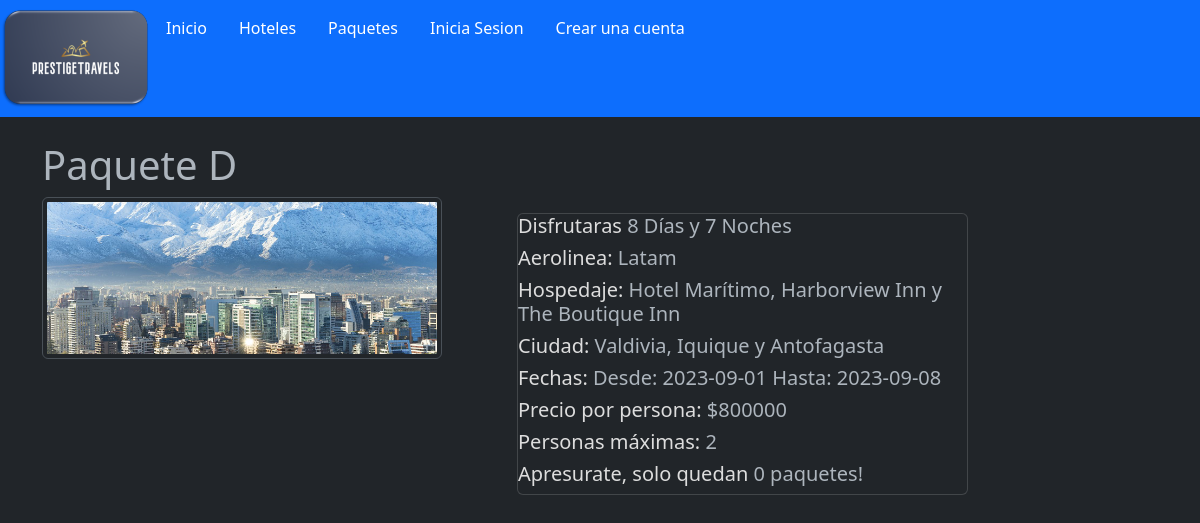
Page /Web_PrestigeTravels/detallePaquete.php?id=3 on the committed database.
### tables this page shows
CREATE TABLE `paquete` (
  `cod_paquete` int(20) NOT NULL,
  `nombre_paquete` varchar(40) NOT NULL,
  `aerolinea_ida` varchar(20) NOT NULL,
  `hospedaje1` int(3) DEFAULT NULL,
  `hospedaje2` int(3) DEFAULT NULL,
  `hospedaje3` int(3) DEFAULT NULL,
  `aerolinea_vuelta` varchar(20) NOT NULL,
  `fecha_salida` date NOT NULL,
  `fecha_llegada` date NOT NULL,
  `noches_totales` int(5) NOT NULL,
  `precio` int(15) NOT NULL,
  `disponibles` int(5) NOT NULL,
  `max_pers_x_paq` int(10) NOT NULL,
  `imagen` varchar(1000) NOT NULL
);

### Web_PrestigeTravels/detallePaquete.php (the view, shortened to what this page needs)
<?php include("template/head.php");
    require 'prestigetravels.php';
    include("bdd.php");
?>
<?php
if(isset($_GET['id'])){
    $id = mysqli_real_escape_string($conex,$_GET['id']);
    $select = $conexion->prepare("SELECT * FROM hotel RIGHT JOIN paquete ON (paquete.hospedaje1 = hotel.codigo_hotel OR paquete.hospedaje2 = hotel.codigo_hotel OR paquete.hospedaje3 = hotel.codigo_hotel) WHERE cod_paquete='$id'");
    $select->execute();
    $paquetes = $select->fetchAll(PDO::FETCH_ASSOC);
    $ciudad = $paquetes[0]['Ciudad'];
    $hospedaje = $paquetes[0]['nombre_hotel'];
    $longitud = count($paquetes);
    if($longitud == 2){
        if($paquetes[1]!= null){
            $ciudad = $paquetes[0]['Ciudad']." y ".$paquetes[1]['Ciudad'];
            $hospedaje = $paquetes[0]['nombre_hotel']." y ".$paquetes[1]['nombre_hotel'];
        }
    }elseif($longitud == 3){
        if($paquetes[2] != null){
        $ciudad = $paquetes[0]['Ciudad'].", ".$paquetes[1]['Ciudad']." y ".$paquetes[2]['Ciudad'];
        $hospedaje = $paquetes[0]['nombre_hotel'].", ".$paquetes[1]['nombre_hotel']." y ".$paquetes[2]['nombre_hotel'];
    }}
    $noches_totales = $paquetes[0]['noches_totales'];
}
?>
<div class="col-md-5">
<div id='container'>
    <h1><?php echo$paquetes[0]['nombre_paquete'] ?></h1>
    <img class="img-thumbnail rounded" src='img/<?php echo$paquetes[0]['imagen']?>' width="400" id='imagen'>
</div>
</div>
<div class="col-md-5">
<br><br><br>
<div class='card'>
<h5><?php echo '<span style="color:#dddddd;text-align:center;">Disfrutaras  </span>' ?> <?php echo$noches_totales+1; echo" Días y "; echo$paquetes[0]['noches_totales']; echo" Noches" ?></h5>
<h5><?php echo '<span style="color:#dddddd;text-align:center;">Aerolinea: </span>' ?> <?php
if ($paquetes[0]['aerolinea_ida'] == $paquetes[0]['aerolinea_vuelta']) {
    echo$paquetes[0]['aerolinea_ida'];
} else {
    echo"ida: "; echo$paquetes[0]['aerolinea_ida'];  echo" vuelta: ";  echo$paquetes[0]['aerolinea_vuelta'];
}
?> </h5>
<h5><?php echo '<span style="color:#dddddd;text-align:center;">Hospedaje: </span>' ?> <?php echo$hospedaje?></h5>
<h5><?php echo '<span style="color:#dddddd;text-align:center;">Ciudad: </span>' ?> <?php echo$ciudad ?></h5>
<h5><?php echo '<span style="color:#dddddd;text-align:center;">Fechas: </span>' ?> Desde: <?php echo$paquetes[0]['fecha_salida'] ?> Hasta: <?php echo$paquetes[0]['fecha_llegada'] ?> </h5>
<h5><?php echo '<span style="color:#dddddd;text-align:center;">Precio por persona: </span>' ?> $<?php echo$paquetes[0]['precio'] ?></h5>
<h5><?php echo '<span style="color:#dddddd;text-align:center;">Personas máximas: </span>' ?> <?php echo$paquetes[0]['max_pers_x_paq'] ?></h5>
<h5><?php echo '<span style="color:#dddddd;text-align:center;">Apresurate, solo quedan  </span>' ?> <?php echo$paquetes[0]['disponibles'] ?> paquetes!</h5>
</div>
</div>

### rows in the picture
paquete: nombre_paquete "Paquete D", imagen (picture), $noches_totales+1 "8", noches_totales "7", aerolinea_ida "Latam", fecha_salida "2023-09-01", fecha_llegada "2023-09-08", precio "800000", max_pers_x_paq "2", disponibles "0"

### other values in the picture
$hospedaje "Hotel Marítimo, Harborview Inn y The Boutique Inn"
$ciudad "Valdivia, Iquique y Antofagasta"
